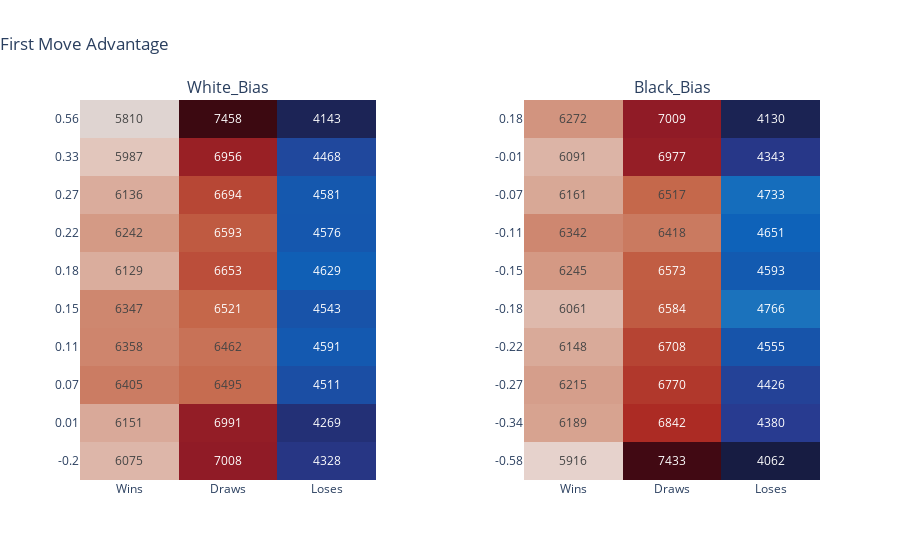

Notebook cell for this chart:
### Markdown cell above
### White Vs Black

### Code cell
History = {i:{'white':[], 'black':[]} for i in Uni_players}

train['White_Bias'] = 0
train['Black_Bias'] = 0

test['White_Bias'] = 0
test['Black_Bias'] = 0

for row in range(0,len(train)):
    # Extract current game result and player's names
    p1, p2, result = train['white'][row], train['black'][row], train['result'][row]
    b1, b2 = History[p1], History[p2]
    
    train['White_Bias'][row] = sum(b1['white'])/max(len(b1['white']),1) - sum(b1['black'])/max(len(b1['black']),1)  
    train['Black_Bias'][row] = sum(b2['black'])/max(len(b2['black']),1) - sum(b2['white'])/max(len(b2['white']),1)
    
    #Update Scores
    if result!=0.5:
        History[p1]['white'] = History[p1]['white'] + [result]
        History[p2]['black'] = History[p2]['black'] + [1-result] 
    
for i in range(0,len(test)):
    # Extract current game result and player's names
    p1, p2, result = train['white'][row], train['black'][row], train['result'][row]
    
    b1, b2 = History[p1], History[p2]   
    test['White_Bias'][row] = sum(b1['white'])/max(len(b1['white']),1) - sum(b1['black'])/max(len(b1['black']),1)
    test['Black_Bias'][row] = sum(b2['black'])/max(len(b2['black']),1) - sum(b2['white'])/max(len(b2['white']),1)
    
plot_figures(2,('White_Bias','Black_Bias'), "First Move Advantage", deciles, train)

### Figure 1 — Plotly figure (JSON) as saved in the notebook; plotly's stock layout.template omitted (floating-point values rounded to 4 significant figures)
{"data": [{"coloraxis": "coloraxis", "hovertemplate": "x: %{x}<br>y: %{y}<br>color: %{z}<extra></extra>", "name": "0", "texttemplate": "%{z}", "type": "heatmap", "x": ["Wins", "Draws", "Loses"], "xaxis": "x", "y": ["-0.2", "0.01", "0.07", "0.11", "0.15", "0.18", "0.22", "0.27", "0.33", "0.56"], "yaxis": "y", "z": [[6075, 7008, 4328], [6151, 6991, 4269], [6405, 6495, 4511], [6358, 6462, 4591], [6347, 6521, 4543], [6129, 6653, 4629], [6242, 6593, 4576], [6136, 6694, 4581], [5987, 6956, 4468], [5810, 7458, 4143]]}, {"coloraxis": "coloraxis", "hovertemplate": "x: %{x}<br>y: %{y}<br>color: %{z}<extra></extra>", "name": "0", "texttemplate": "%{z}", "type": "heatmap", "x": ["Wins", "Draws", "Loses"], "xaxis": "x2", "y": ["-0.58", "-0.34", "-0.27", "-0.22", "-0.18", "-0.15", "-0.11", "-0.07", "-0.01", "0.18"], "yaxis": "y2", "z": [[5916, 7433, 4062], [6189, 6842, 4380], [6215, 6770, 4426], [6148, 6708, 4555], [6061, 6584, 4766], [6245, 6573, 4593], [6342, 6418, 4651], [6161, 6517, 4733], [6091, 6977, 4343], [6272, 7009, 4130]]}], "layout": {"annotations": [{"font": {"size": 16}, "showarrow": false, "text": "White_Bias", "x": 0.2, "xanchor": "center", "xref": "paper", "y": 1, "yanchor": "bottom", "yref": "paper"}, {"font": {"size": 16}, "showarrow": false, "text": "Black_Bias", "x": 0.8, "xanchor": "center", "xref": "paper", "y": 1, "yanchor": "bottom", "yref": "paper"}], "coloraxis": {"colorbar": {"thickness": 25, "x": -0.12}, "colorscale": [[0, "rgb(23, 28, 66)"], [0.09091, "rgb(41, 58, 143)"], [0.1818, "rgb(11, 102, 189)"], [0.2727, "rgb(69, 144, 185)"], [0.3636, "rgb(142, 181, 194)"], [0.4545, "rgb(210, 216, 219)"], [0.5455, "rgb(230, 210, 204)"], [0.6364, "rgb(213, 157, 137)"], [0.7273, "rgb(196, 101, 72)"], [0.8182, "rgb(172, 43, 36)"], [0.9091, "rgb(120, 14, 40)"], [1, "rgb(60, 9, 17)"]], "showscale": false}, "coloraxis2": {"colorbar": {"thickness": 25}, "colorscale": [[0, "rgb(20, 29, 67)"], [0.09091, "rgb(28, 72, 93)"], [0.1818, "rgb(18, 115, 117)"], [0.2727, "rgb(63, 156, 129)"], [0.3636, "rgb(153, 189, 156)"], [0.4545, "rgb(223, 225, 211)"], [0.5455, "rgb(241, 218, 206)"], [0.6364, "rgb(224, 160, 137)"], [0.7273, "rgb(203, 101, 99)"], [0.8182, "rgb(164, 54, 96)"], [0.9091, "rgb(111, 23, 91)"], [1, "rgb(51, 13, 53)"]], "showscale": false}, "title": {"text": "First Move Advantage", "x": 0}, "xaxis": {"anchor": "y", "domain": [0, 0.4]}, "xaxis2": {"anchor": "y2", "domain": [0.6, 1]}, "yaxis": {"anchor": "x", "domain": [0, 1]}, "yaxis2": {"anchor": "x2", "domain": [0, 1]}}}
